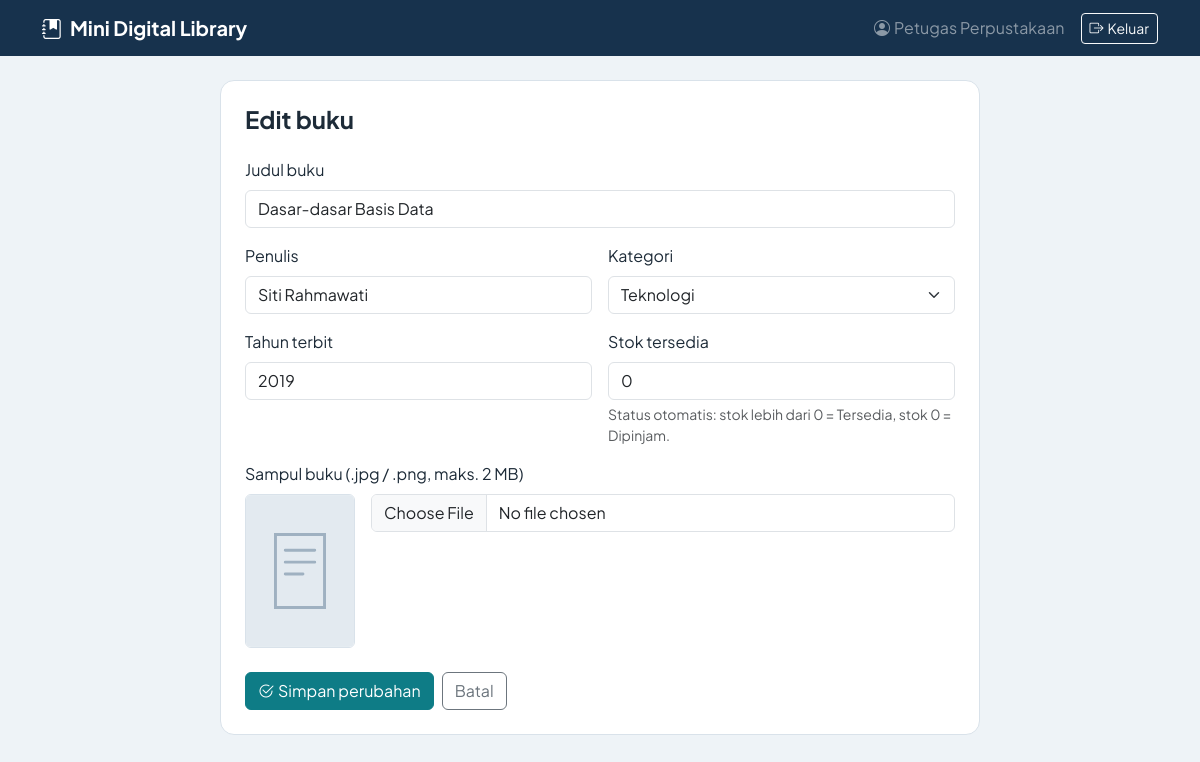
The app's page /edit_buku.php?id=2 (signed in) with its own data.
### tables this page shows
CREATE TABLE buku (
    id INT UNSIGNED AUTO_INCREMENT PRIMARY KEY,
    judul VARCHAR(150) NOT NULL,
    kategori VARCHAR(50) NOT NULL,
    penulis VARCHAR(100) NOT NULL,
    tahun_terbit SMALLINT UNSIGNED NOT NULL,
    stok INT UNSIGNED NOT NULL DEFAULT 0,
    sampul VARCHAR(255) DEFAULT NULL,
    created_at TIMESTAMP DEFAULT CURRENT_TIMESTAMP,
    updated_at TIMESTAMP DEFAULT CURRENT_TIMESTAMP ON UPDATE CURRENT_TIMESTAMP
);

### config/helpers.php (called while the page is built, shortened)
<?php
function e($teks) {
    return htmlspecialchars((string)$teks, ENT_QUOTES, 'UTF-8');
}
function daftar_kategori() {
    return ['Teknologi', 'Sains', 'Sastra', 'Bisnis', 'Sejarah', 'Pendidikan', 'Lainnya'];
}

### includes/form_buku.php (the view, shortened to what this page needs)
<form action="<?= e($aksi) ?>" method="post" enctype="multipart/form-data" class="row g-3" novalidate>
    <div class="col-12">
        <label for="judul" class="form-label">Judul buku</label>
        <input type="text" class="form-control" id="judul" name="judul" maxlength="150" required value="<?= e($buku['judul']) ?>">
    </div>
    <div class="col-md-6">
        <label for="penulis" class="form-label">Penulis</label>
        <input type="text" class="form-control" id="penulis" name="penulis" maxlength="100" required value="<?= e($buku['penulis']) ?>">
    </div>
    <div class="col-md-6">
        <label for="kategori" class="form-label">Kategori</label>
        <select class="form-select" id="kategori" name="kategori" required>
            <?php foreach (daftar_kategori() as $k): ?>
                <option value="<?= e($k) ?>" <?= $buku['kategori'] === $k ? 'selected' : '' ?>><?= e($k) ?></option>
            <?php endforeach; ?>
        </select>
    </div>
    <div class="col-md-6">
        <label for="tahun_terbit" class="form-label">Tahun terbit</label>
        <input type="number" class="form-control" id="tahun_terbit" name="tahun_terbit" min="1500" max="<?= date('Y') + 1 ?>" required value="<?= e($buku['tahun_terbit']) ?>">
    </div>
    <div class="col-md-6">
        <label for="stok" class="form-label">Stok tersedia</label>
        <input type="number" class="form-control" id="stok" name="stok" min="0" max="9999" required value="<?= e($buku['stok']) ?>">
        <div class="form-text">Status otomatis: stok lebih dari 0 = Tersedia, stok 0 = Dipinjam.</div>
    </div>
    <div class="col-12">
        <label for="sampul" class="form-label">Sampul buku (.jpg / .png, maks. 2 MB)</label>
        <div class="d-flex gap-3 align-items-start flex-wrap">
            <img id="preview" class="cover-preview" alt="Pratinjau sampul"
                 src="<?= !empty($buku['sampul']) ? 'uploads/' . e($buku['sampul']) : 'assets/no-cover.svg' ?>">
            <div class="flex-grow-1">
                <input type="file" class="form-control" id="sampul" name="sampul" accept=".jpg,.jpeg,.png,image/jpeg,image/png">
            </div>
        </div>
    </div>
    <div class="col-12 d-flex gap-2 pt-2">
        <button type="submit" class="btn btn-primary"><i class="bi bi-check2-circle me-1"></i><?= e($tombol) ?></button>
        <a href="dashboard.php" class="btn btn-outline-secondary">Batal</a>
    </div>
</form>

### assets/style.css (style rules this page uses)
:root { --ink: #17324d; --ink-2: #0f2236; --teal: #0e7c86; --teal-dark: #0a5f67; --mist: #eef3f7; --line: #d9e2ea; }
body { font-family: 'Plus Jakarta Sans', system-ui, sans-serif; background: var(--mist); color: #1d2b38; }
.btn-primary { --bs-btn-bg: var(--teal); --bs-btn-border-color: var(--teal); --bs-btn-hover-bg: var(--teal-dark); --bs-btn-hover-border-color: var(--teal-dark); --bs-btn-active-bg: var(--teal-dark); --bs-btn-active-border-color: var(--teal-dark); }
a { color: var(--teal); }
.cover-preview { width: 110px; height: 154px; object-fit: cover; border-radius: 6px; border: 1px solid var(--line); background: #fff; }

### records on screen
buku: judul "Dasar-dasar Basis Data", penulis "Siti Rahmawati", tahun_terbit "2019", stok "0"

### other values on screen
$_SESSION['nama'] "Petugas Perpustakaan"
$tombol "Simpan perubahan"
form field kategori "Teknologi"
